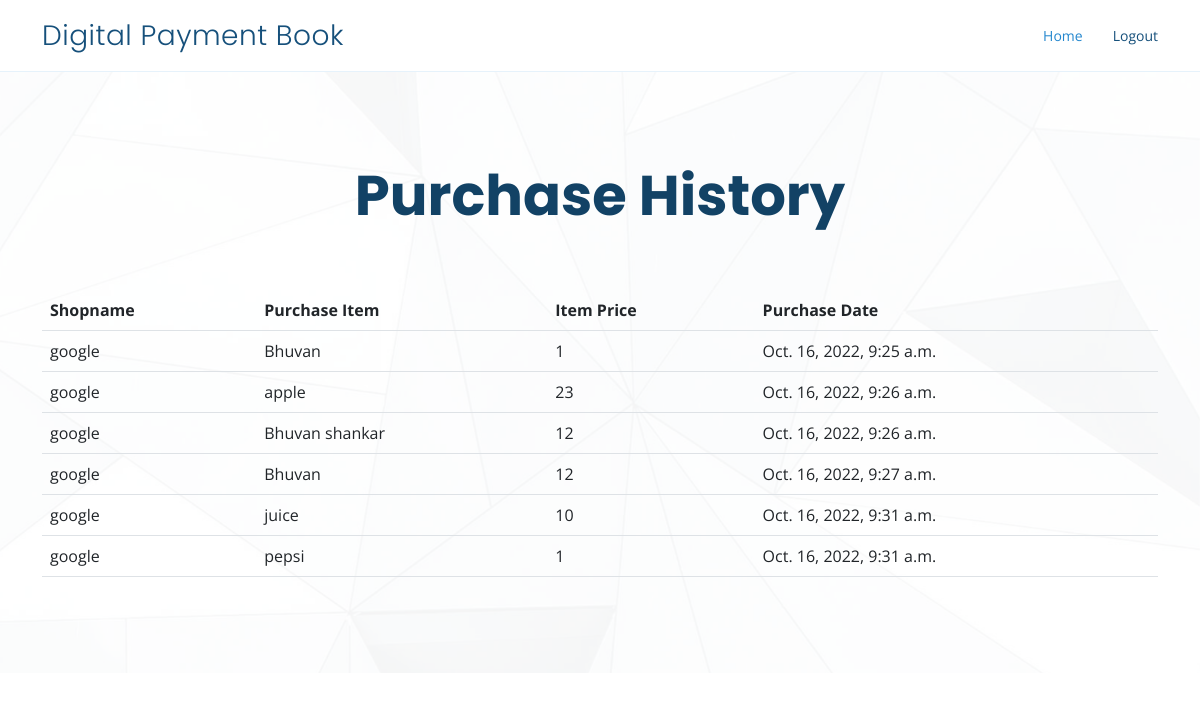
The page /view/7904622742 (signed in) on the database its author committed.
### app/models.py (models this page shows)
class customer_history(models.Model):
	customer_id = models.CharField(default=None,max_length=12)
	customer_name = models.CharField(default=None,max_length=50)
	shop_name = models.CharField(max_length=1000)
	shop_id = models.IntegerField(default=None)
	purchase_item = models.CharField(max_length=1000)
	purchase_date = models.DateTimeField(default=timezone.now,null=True)
	item_price = models.IntegerField()
	purchase_mode = models.BooleanField(default=True)
	duedate = models.DateTimeField(default=None,null=True,blank=True)
	msg = models.BooleanField(default=False)
	def __str__(self):
		return str(self.customer_name)

### app/views.py (the view)
# urls.py: path('view/<str:cid>', views.customer_details,name='customerdetails'),
@login_required
def customer_details(request,cid):
	c = customer_history.objects.filter(customer_id=cid,shop_name=request.user.shop_admin.shop_name)
	print(c)
	return render(request,'app/purchase.html',{'c':c})

### app/templates/app/purchase.html (shortened to what this page needs)
<!DOCTYPE html>
<html lang="en">
<head>
  <link href="http://127.00.1:8000/media/customer/assets/vendor/aos/aos.css" rel="stylesheet">
  <link href="http://127.00.1:8000/media/customer/assets/vendor/bootstrap/css/bootstrap.min.css" rel="stylesheet">
  <link href="http://127.00.1:8000/media/customer/assets/vendor/bootstrap-icons/bootstrap-icons.css" rel="stylesheet">
  <link href="http://127.00.1:8000/media/customer/assets/vendor/boxicons/css/boxicons.min.css" rel="stylesheet">
  <link href="http://127.00.1:8000/media/customer/assets/vendor/glightbox/css/glightbox.min.css" rel="stylesheet">
  <link href="http://127.00.1:8000/media/customer/assets/vendor/remixicon/remixicon.css" rel="stylesheet">
  <link href="http://127.00.1:8000/media/customer/assets/vendor/swiper/swiper-bundle.min.css" rel="stylesheet">
  <link href="http://127.00.1:8000/media/customer/assets/css/style.css" rel="stylesheet">
</head>
<body>
  <header id="header" class="fixed-top">
    <div class="container d-flex align-items-center justify-content-between">
      <h1 class="logo text-danger"><a href="index.html">Digital Payment Book</a></h1>
      <nav id="navbar" class="navbar">
        <ul>
          <li><a class="nav-link scrollto active" href="{%url 'adminindex'%}">Home</a></li>
          <li><a class="nav-link scrollto" href='{%url 'logout' %}'>Logout</a></li>
      </nav>
    </div>
  </header>
  <section id="hero" class="d-flex align-items-center">
    <div class="container position-relative" data-aos="fade-up" data-aos-delay="100">
      <div class="row justify-content-center">
        <div class="col-xl-7 col-lg-9 text-center">
          <h1>Purchase History</h1>
        </div>
      </div>
      <br><br>
<table class="table" data-aos="fade-up" data-aos-delay="100">
  <thead>
    <tr>
      <th scope="col">Shopname</th>
      <th scope="col">Purchase Item</th>
      <th scope="col">Item Price</th>
      <th scope="col">Purchase Date</th>
    </tr>
  </thead>
  {%for i in c%}
  <tbody>
    <tr>
      <td>{{i.shop_name}}</td>
      <td>{{i.purchase_item}}</td>
      <td>{{i.item_price}}</td>
      <td>{{i.purchase_date}}</td>
    </tr>
  </tbody>
  {%endfor%}
</table>
  </section>
</body>
</html>

### media/customer/assets/css/style.css (style rules this page uses)
body { font-family: "Open Sans", sans-serif; color: #444444; }
a { color: #2487ce; text-decoration: none; }
h1, h2, h3, h4, h5, h6 { font-family: "Raleway", sans-serif; }
#header { transition: all 0.5s; background: #fff; z-index: 997; padding: 15px 0; border-bottom: 1px solid #e6f2fb; }
#header .logo { font-size: 28px; margin: 0; padding: 0; line-height: 1; font-weight: 300; letter-spacing: 0.5px; font-family: "Poppins", sans-serif; }
#header .logo a { color: #16507b; }
.navbar { padding: 0; }
.navbar ul { margin: 0; padding: 0; display: flex; list-style: none; align-items: center; }
.navbar li { position: relative; }
.navbar a, .navbar a:focus { display: flex; align-items: center; justify-content: space-between; padding: 10px 0 10px 30px; font-size: 14px; color: #16507b; white-space: nowrap; transition: 0.3s; }
.navbar a:hover, .navbar .active, .navbar .active:focus, .navbar li:hover>a { color: #2487ce; }
#hero { width: 100%; height: 100vh; position: relative; background: url("../img/hero-bg.jpg") top center; background-size: cover; position: relative; }
#hero:before { content: ""; background: rgba(255, 255, 255, 0.8); position: absolute; bottom: 0; top: 0; left: 0; right: 0; }
#hero .container { padding-top: 80px; }
#hero h1 { margin: 0; font-size: 56px; font-weight: 700; line-height: 72px; color: #124265; font-family: "Poppins", sans-serif; }
@media (min-width: 1024px) { #hero { background-attachment: fixed; } }
@media (max-height: 800px) { #hero { height: auto; } }
section { padding: 80px 0; overflow: hidden; }

### rows shown on the page
customer_history: shop_name "google", purchase_item "Bhuvan", item_price "1", purchase_date "Oct. 16, 2022, 9:25 a.m."
customer_history: shop_name "google", purchase_item "apple", item_price "23", purchase_date "Oct. 16, 2022, 9:26 a.m."
customer_history: shop_name "google", purchase_item "Bhuvan shankar", item_price "12", purchase_date "Oct. 16, 2022, 9:26 a.m."
customer_history: shop_name "google", purchase_item "Bhuvan", item_price "12", purchase_date "Oct. 16, 2022, 9:27 a.m."
customer_history: shop_name "google", purchase_item "juice", item_price "10", purchase_date "Oct. 16, 2022, 9:31 a.m."
customer_history: shop_name "google", purchase_item "pepsi", item_price "1", purchase_date "Oct. 16, 2022, 9:31 a.m."
